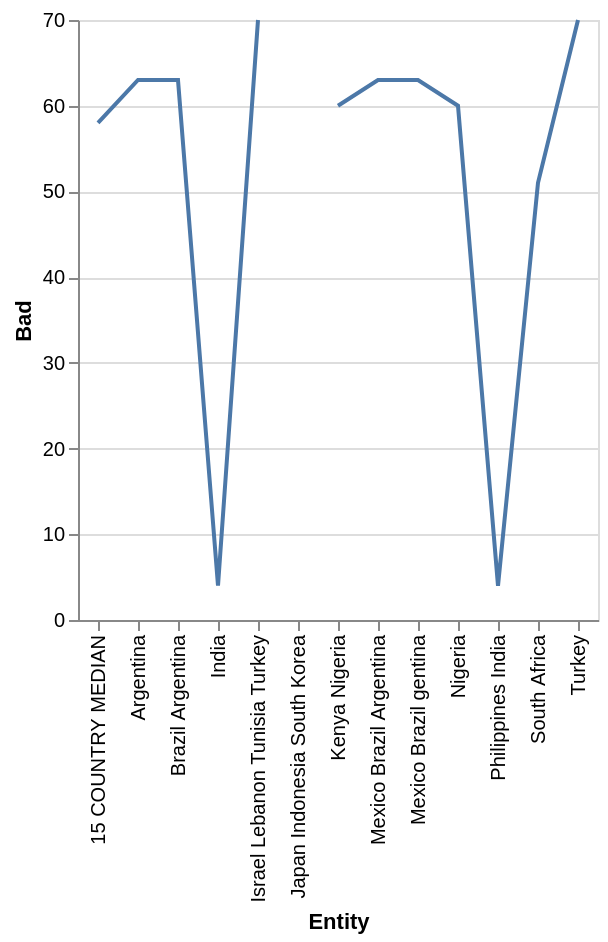

Source (Vega-Lite JSON):
### Vega-Lite specification from a JSON file in a GitHub repository (floating-point values rounded to 4 significant figures)
{"$schema": "https://vega.github.io/schema/vega-lite/v5.json", "description": "Line chart auto-generated from CSV", "data": {"values": [{"Entity": "15 COUNTRY MEDIAN", "Bad": "58.0", "Good": "nan"}, {"Entity": "Argentina", "Bad": "63.0", "Good": "nan"}, {"Entity": "Brazil Argentina", "Bad": "63.0", "Good": "52.0"}, {"Entity": "Mexico Brazil Argentina", "Bad": "63.0", "Good": "52.0"}, {"Entity": "Mexico Brazil gentina", "Bad": "63.0", "Good": "52.0"}, {"Entity": "Nigeria", "Bad": "60.0", "Good": "38.0"}, {"Entity": "Kenya Nigeria", "Bad": "60.0", "Good": "58.0"}, {"Entity": "South Africa", "Bad": "51.0", "Good": "45.0"}, {"Entity": "Turkey", "Bad": "70.0", "Good": "nan"}, {"Entity": "Israel Lebanon Tunisia Turkey", "Bad": "70.0", "Good": "66.0"}, {"Entity": "Japan Indonesia South Korea", "Bad": "nan", "Good": "59.0"}, {"Entity": "India", "Bad": "4.0", "Good": "nan"}, {"Entity": "Philippines India", "Bad": "4.0", "Good": "46.0"}]}, "mark": "line", "encoding": {"x": {"field": "Entity", "type": "ordinal"}, "y": {"field": "Bad", "type": "quantitative"}}}
